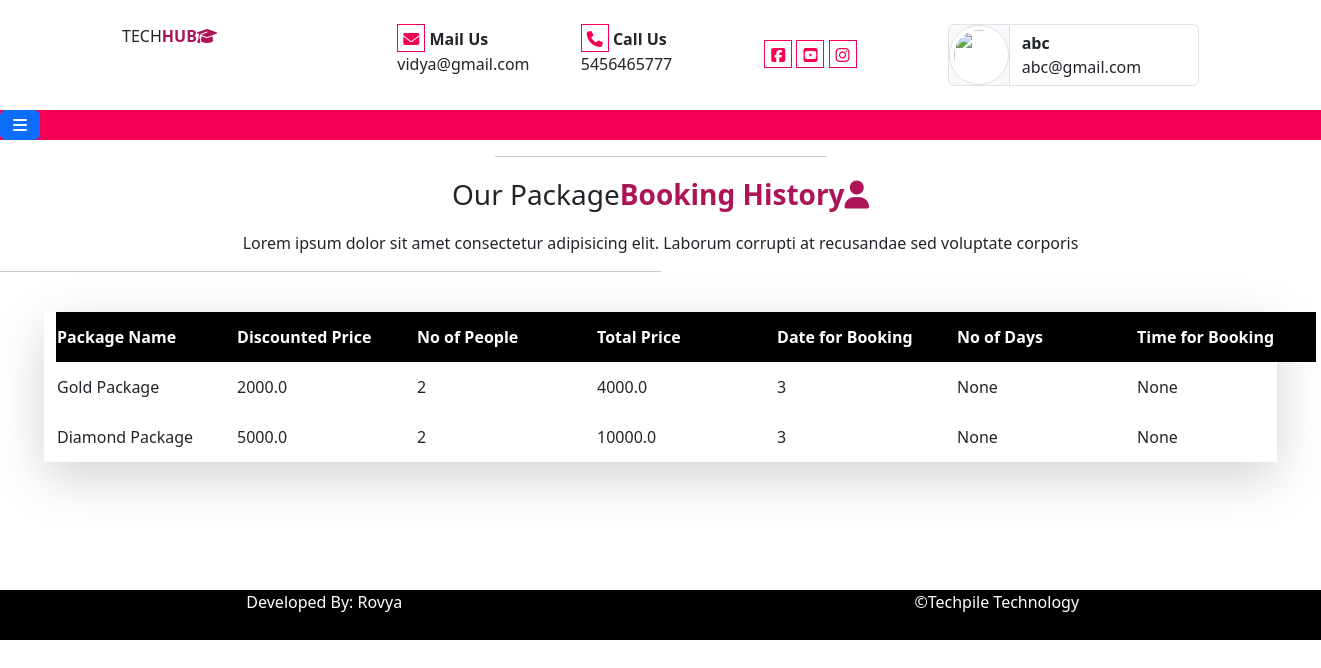
/blogger/history/ (signed in), run on the app's committed database.
### blogger/models.py (models this page shows)
class tblbooking(models.Model):
    username=models.CharField(max_length=100,null=True)
    email=models.EmailField(max_length=60,null=True)
    packagename=models.CharField(max_length=20,null=True)
    pprice=models.FloatField(null=True)
    totalprice=models.FloatField(null=True)
    npeople=models.IntegerField(null=True)
    no_of_days=models.CharField(max_length=50,null=True)
    bookingdatefor=models.CharField(max_length=50,null=True)
    time=models.CharField(max_length=20,null=True)
    booking_date=models.DateField(null=True)

### blogger/views.py (the view)
# urls.py: path("history/",views.history),
def history(request):
    email=request.session.get("email")
    data=tblbooking.objects.all().filter(email=email)
    d={"bdata":data}
    return render(request,"blogger/history.html",d)

### templates/blogger/history.html (shortened to what this page needs)
{% extends 'blogger_base.html' %}
{% load static %}
{% block content %}
<hr class="w-25 mx-auto"/>
<p class="text-center fs-3 mt-3">Our Package<b class="text-mycolor1">Booking History<i class="fa-solid fa-user fa-spin"></i>
</b></p>
<p class="text-center">Lorem ipsum dolor sit amet consectetur adipisicing elit. Laborum corrupti at recusandae sed voluptate corporis<b class="text-mycolor1"></b></p>
<hr class="w-50 mx=auto"/>
<div class="row">
    <div class="col-sm-11 mx-auto shadow-lg my-4" style="background:white !important;">
        <center>
        <table class="mx-auto table-hover">
            <tr class="table-dark" style="background: black !important;color: white !important;">
                <th>Package Name</th>
                <th>Discounted Price</th>
                <th>No of People</th>
                <th>Total Price</th>
                <th>Date for Booking</th>
                <th>No of Days</th>
                <th>Time for Booking</th>
            </tr>
            {% for r in bdata %}
            <tr>
                <td>{{r.packagename}}</td>
                 <td>{{r.pprice}}</td>
                 <td>{{r.npeople}}</td>
                  <td>{{r.totalprice}}</td>
                    <td>{{r.no_of_days}}</td>
                     <td>{{r.bookingdatefor}}</td>
                      <td>{{r.time}}</td>
            </tr>
            {% endfor %}
        </table>
        </center>
    </div>
</div>
{% endblock %}

### templates/blogger_base.html (style rules this page uses)
.text-mycolor1 { color: #AD1457; }

### templates/blogger/history.html (style rules this page uses)
tr { width: 100% !important; padding: 5%; }
td,th { min-width: 180px !important; height: 50px !important; }

### data on the page
tblbooking: packagename "Gold Package", pprice "2000.0", npeople "2", totalprice "4000.0", no_of_days "3", bookingdatefor "None", time "None"
tblbooking: packagename "Diamond Package", pprice "5000.0", npeople "2", totalprice "10000.0", no_of_days "3", bookingdatefor "None", time "None"

### other printed values
{{ request.session.name }} "abc"
{{ request.session.email }} "abc@gmail.com"
